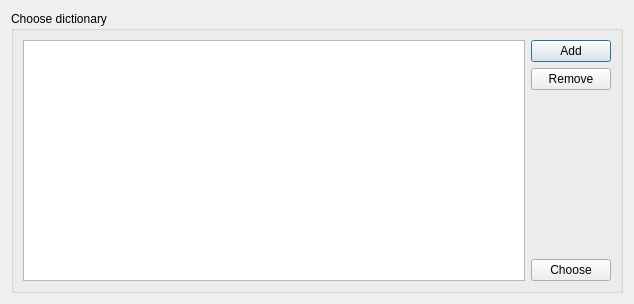
<?xml version="1.0" encoding="UTF-8"?>
<ui version="4.0">
 <class>Dict_settings</class>
 <widget class="QDialog" name="Dict_settings">
  <property name="geometry">
   <rect>
    <x>0</x>
    <y>0</y>
    <width>634</width>
    <height>304</height>
   </rect>
  </property>
  <property name="windowTitle">
   <string>Dialog</string>
  </property>
  <layout class="QHBoxLayout" name="horizontalLayout">
   <item>
    <widget class="QGroupBox" name="groupBox">
     <property name="title">
      <string>Choose dictionary</string>
     </property>
     <layout class="QVBoxLayout" name="verticalLayout_2">
      <item>
       <layout class="QHBoxLayout" name="horizontalLayout_2">
        <item>
         <widget class="QListWidget" name="listWidget"/>
        </item>
        <item>
         <layout class="QVBoxLayout" name="verticalLayout">
          <item>
           <widget class="QPushButton" name="AddPathButton">
            <property name="text">
             <string>Add</string>
            </property>
           </widget>
          </item>
          <item>
           <widget class="QPushButton" name="RemovePathButton">
            <property name="text">
             <string>Remove</string>
            </property>
           </widget>
          </item>
          <item>
           <spacer name="verticalSpacer">
            <property name="orientation">
             <enum>Qt::Vertical</enum>
            </property>
            <property name="sizeHint" stdset="0">
             <size>
              <width>20</width>
              <height>40</height>
             </size>
            </property>
           </spacer>
          </item>
          <item>
           <widget class="QPushButton" name="ChooseDictButton">
            <property name="text">
             <string>Choose</string>
            </property>
           </widget>
          </item>
         </layout>
        </item>
       </layout>
      </item>
     </layout>
    </widget>
   </item>
  </layout>
 </widget>
 <resources/>
 <connections/>
</ui>
